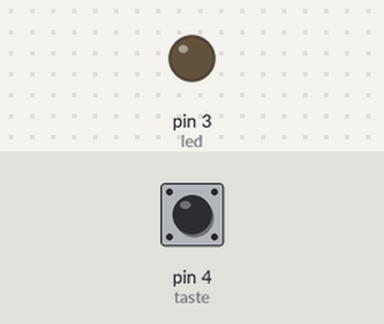
Simulated run of this sketch. Board: Arduino Uno, built with avr-gcc and run on an emulated ATmega328P. Parts: output pins drawn as LEDs (lit = HIGH). Dashed ring = blinking. The inputs (shaded band) are chosen by the test bench; at power-on: pin 4 (taste) HIGH.

Above: at 1.2 s.
1.3 s: pin 4 (taste) pulled LOW for 0.15 s
At 1.7 s:
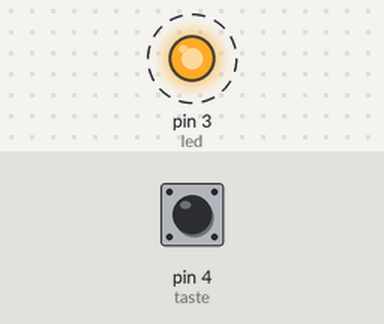
4.4 s: pin 4 (taste) pulled LOW for 1 s
At 4.8 s:
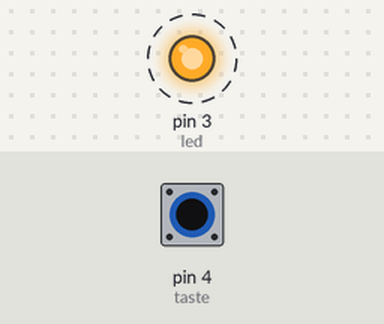
8.4 s: pin 4 (taste) pulled LOW for 3.2 s
At 15.1 s:
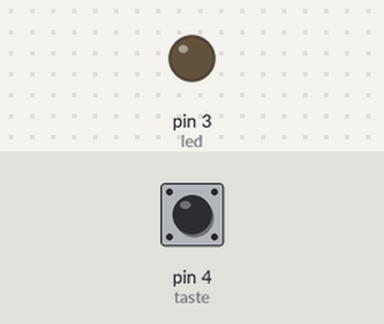
Timing chart, 0 to 16.6 s (numbered marks = the images above; inputs shaded):
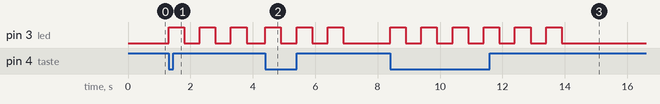

The sketch:

Beispiel_1.ino
```cpp
// Wird definieren D3 als LED (als Konstante, da wir den Anschluss nicht wechseln wollen)
const int led = 3;
// Wir definieren D4 als Taster
const int taste = 4;
// Wie oft soll geblinkt werden
int blink_count = 3;

void setup()
{
    // der Pin D3 wird als Ausgang definiert
    // Wir verwenden die Variable led
    pinMode(led, OUTPUT);

    // der Pin D4 wird als Eingang definiert
    // und der Pull-Up-Widerstand wird eingeschaltet
    pinMode(taste, INPUT_PULLUP);

    // die LED wird ausgeschalten
    digitalWrite(led, LOW);
}

void loop()
{
    /*
   * Den Anschluss D4 lesen digitalRead(taste)
   * testen ob der gelesene Wert LOW (0V) ist
   * !!! Der Pull-Up-Widerstand bewirkt, dass
   * bei nicht gedrückter Taste 5V am Eingang liegen
   * beim Drücken des Tasters geht diese Spannung auf 0V
   * Wir schliessen den Eingang praktisch kurz.
   *
   * == vergleicht zwei Werte
   * = Speichert den Wert rechts vom = der Variablen links vom = zu
   *
   * Wenn dies zutrifft, führen wir den Code in den geschweiften Klammern aus
   * if → Falls das in runden Klammer wahr ist
   */
    if (digitalRead(taste) == LOW)
    {
        // Die Taste wurde gedrückt → Lass uns blinken!
        /*
        * Dies ist eine Zähl-Schlaufe mit Bedingung.
        * Wir definieren die Variable i und speichern den Wert 0
        * Falls i kleiner ist als der Wert in der Variable blink_count
        * führen wir die Befehle in den geschweiften Klammern aus
        * Am Ende führen wir den Befehl i++ aus.
        * i++ ist gleichbedeutend mit i = i + 1 (einfach kürzer)
        * Es bewirkt dass zum gespeicherten Wert in i 1 addiert wird
        * Dann wird wieder überprüft of i kleiner als blink_count ist
        * Falls dies nicht mehr der Fall ist, wird die Schlaufe nicht mehr ausgeführt
        * und nach den geschweiften Klammern weiter gemacht
        */
        for (int i = 0; i < blink_count; i++)
        {
            // LED einschalten
            digitalWrite(led, HIGH);
            // ein halbe Sekunde warten
            delay(500);
            // LED ausschalten
            digitalWrite(led, LOW);
            // ein halbe Sekunde warten
            delay(500);
        }
    }
}
```

Measured:
- after the input at 1.3 s, pin 3 (led): alternates HIGH for 0.50 s and LOW for 0.50 s, starting at once
- after the input at 4.4 s, pin 3 (led): alternates HIGH for 0.50 s and LOW for 0.50 s, 6 changes in all, then stays LOW, starting at once
- after the input at 8.4 s, pin 3 (led): alternates HIGH for 0.50 s and LOW for 0.50 s, 12 changes in all, then stays LOW, starting at once
